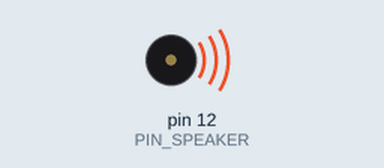
A sketch run on a simulated Arduino Uno, built with avr-gcc and run on an emulated ATmega328P. Shown: buzzer (waves = sounding).

Above: at 0.11 s.
At 2.64 s:
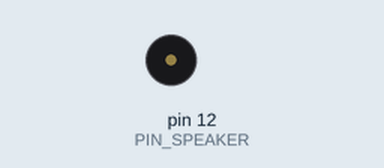
Timing chart, 0 to 3.0 s (numbered marks = the images above):
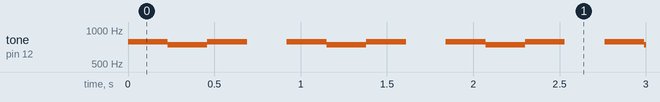

Measured:
- by itself, tone on pin 12 (PIN_SPEAKER): repeats every 0.92 s: 740 Hz 0.23 s, 784 Hz 0.23 s, silent 0.23 s, 784 Hz 0.23 s

The sketch:

macdo.ino
```cpp
#include "pitches.h"

// テンポ
static const int tempo = 130;
// 間隔
static const float duration = 60000 / tempo * 4;
// メロディ
int melody[] = {
  NOTE_G5, NOTE_FS5, NOTE_G5, 0
};
// 使用間隔
int noteDurations[] = {
  8, 8, 8, 8
};

// ピン
#define PIN_SPEAKER 12

void setup() {

}

void loop() {
  for (int i = 0; i < sizeof(melody) / sizeof(int); i++) {
    int noteDuration = duration / noteDurations[i];
    // 音を出力
    tone(PIN_SPEAKER, melody[i], noteDuration);
    // 一時停止
    delay(noteDuration);
    // トーンの生成を停止
    noTone(PIN_SPEAKER);
  }
}
```

pitches.h
```cpp
/*************************************************
 * Public Constants
 *************************************************/

#define NOTE_B0  31
#define NOTE_C1  33
#define NOTE_CS1 35
#define NOTE_D1  37
#define NOTE_DS1 39
#define NOTE_E1  41
#define NOTE_F1  44
#define NOTE_FS1 46
#define NOTE_G1  49
#define NOTE_GS1 52
#define NOTE_A1  55
#define NOTE_AS1 58
#define NOTE_B1  62
#define NOTE_C2  65
#define NOTE_CS2 69
#define NOTE_D2  73
#define NOTE_DS2 78
#define NOTE_E2  82
#define NOTE_F2  87
#define NOTE_FS2 93
#define NOTE_G2  98
#define NOTE_GS2 104
#define NOTE_A2  110
#define NOTE_AS2 117
#define NOTE_B2  123
#define NOTE_C3  131
#define NOTE_CS3 139
#define NOTE_D3  147
#define NOTE_DS3 156
#define NOTE_E3  165
#define NOTE_F3  175
#define NOTE_FS3 185
#define NOTE_G3  196
#define NOTE_GS3 208
#define NOTE_A3  220
#define NOTE_AS3 233
#define NOTE_B3  247
#define NOTE_C4  262
#define NOTE_CS4 277
#define NOTE_D4  294
#define NOTE_DS4 311
#define NOTE_E4  330
#define NOTE_F4  349
#define NOTE_FS4 370
#define NOTE_G4  392
#define NOTE_GS4 415
#define NOTE_A4  440
#define NOTE_AS4 466
#define NOTE_B4  494
#define NOTE_C5  523
#define NOTE_CS5 554
#define NOTE_D5  587
#define NOTE_DS5 622
#define NOTE_E5  659
#define NOTE_F5  698
#define NOTE_FS5 740
#define NOTE_G5  784
#define NOTE_GS5 831
#define NOTE_A5  880
#define NOTE_AS5 932
#define NOTE_B5  988
#define NOTE_C6  1047
#define NOTE_CS6 1109
#define NOTE_D6  1175
#define NOTE_DS6 1245
#define NOTE_E6  1319
#define NOTE_F6  1397
#define NOTE_FS6 1480
#define NOTE_G6  1568
#define NOTE_GS6 1661
#define NOTE_A6  1760
#define NOTE_AS6 1865
#define NOTE_B6  1976
#define NOTE_C7  2093
#define NOTE_CS7 2217
#define NOTE_D7  2349
#define NOTE_DS7 2489
#define NOTE_E7  2637
#define NOTE_F7  2794
#define NOTE_FS7 2960
#define NOTE_G7  3136
#define NOTE_GS7 3322
#define NOTE_A7  3520
#define NOTE_AS7 3729
#define NOTE_B7  3951
#define NOTE_C8  4186
#define NOTE_CS8 4435
#define NOTE_D8  4699
#define NOTE_DS8 4978
```
